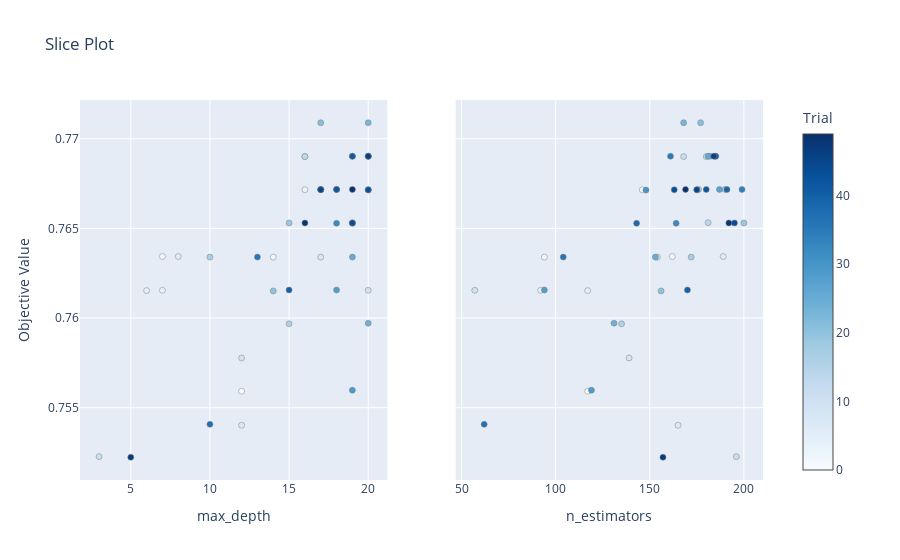

This figure's notebook cell:
### Code cell
# 3. Slice Plot
plot_slice(study).show()

### Figure 1 — Plotly figure (JSON) as saved in the notebook; plotly's stock layout.template omitted (floating-point values rounded to 4 significant figures)
{"data": [{"marker": {"color": [0, 1, 2, 3, 4, 5, 6, 7, 8, 9, 10, 11, 12, 13, 14, 15, 16, 17, 18, 19, 20, 21, 22, 23, 24, 25, 26, 27, 28, 29, 30, 31, 32, 33, 34, 35, 36, 37, 38, 39, 40, 41, 42, 43, 44, 45, 46, 47, 48, 49], "colorbar": {"title": {"text": "Trial"}, "x": 1, "xpad": 40}, "colorscale": [[0, "rgb(247,251,255)"], [0.125, "rgb(222,235,247)"], [0.25, "rgb(198,219,239)"], [0.375, "rgb(158,202,225)"], [0.5, "rgb(107,174,214)"], [0.625, "rgb(66,146,198)"], [0.75, "rgb(33,113,181)"], [0.875, "rgb(8,81,156)"], [1, "rgb(8,48,107)"]], "line": {"color": "Grey", "width": 0.5}, "showscale": true}, "mode": "markers", "name": "Feasible Trial", "showlegend": false, "type": "scatter", "x": [12, 7, 14, 16, 7, 6, 8, 12, 17, 12, 20, 3, 16, 16, 19, 17, 15, 10, 18, 15, 14, 17, 20, 20, 20, 19, 20, 18, 18, 19, 20, 20, 18, 19, 17, 20, 13, 10, 19, 17, 15, 19, 18, 20, 19, 17, 20, 5, 16, 19], "xaxis": "x", "y": [0.7559, 0.7634, 0.7634, 0.7672, 0.7615, 0.7615, 0.7634, 0.754, 0.7634, 0.7578, 0.7615, 0.7523, 0.769, 0.769, 0.7653, 0.7672, 0.7597, 0.7634, 0.7672, 0.7653, 0.7615, 0.7709, 0.769, 0.7709, 0.7597, 0.7634, 0.769, 0.7672, 0.7616, 0.756, 0.7671, 0.7672, 0.7653, 0.769, 0.7672, 0.769, 0.7634, 0.7541, 0.7653, 0.7672, 0.7616, 0.769, 0.7672, 0.7672, 0.7653, 0.7672, 0.769, 0.7522, 0.7653, 0.7672], "yaxis": "y"}, {"marker": {"color": [0, 1, 2, 3, 4, 5, 6, 7, 8, 9, 10, 11, 12, 13, 14, 15, 16, 17, 18, 19, 20, 21, 22, 23, 24, 25, 26, 27, 28, 29, 30, 31, 32, 33, 34, 35, 36, 37, 38, 39, 40, 41, 42, 43, 44, 45, 46, 47, 48, 49], "colorbar": {"title": {"text": "Trial"}, "x": 1, "xpad": 40}, "colorscale": [[0, "rgb(247,251,255)"], [0.125, "rgb(222,235,247)"], [0.25, "rgb(198,219,239)"], [0.375, "rgb(158,202,225)"], [0.5, "rgb(107,174,214)"], [0.625, "rgb(66,146,198)"], [0.75, "rgb(33,113,181)"], [0.875, "rgb(8,81,156)"], [1, "rgb(8,48,107)"]], "line": {"color": "Grey", "width": 0.5}, "showscale": false}, "mode": "markers", "name": "Feasible Trial", "showlegend": false, "type": "scatter", "x": [117, 162, 94, 146, 92, 117, 189, 165, 154, 139, 57, 196, 168, 180, 181, 176, 135, 172, 190, 200, 156, 177, 182, 168, 131, 153, 181, 187, 94, 119, 148, 175, 164, 185, 199, 161, 104, 62, 143, 191, 170, 185, 180, 163, 195, 175, 184, 157, 192, 169], "xaxis": "x2", "y": [0.7559, 0.7634, 0.7634, 0.7672, 0.7615, 0.7615, 0.7634, 0.754, 0.7634, 0.7578, 0.7615, 0.7523, 0.769, 0.769, 0.7653, 0.7672, 0.7597, 0.7634, 0.7672, 0.7653, 0.7615, 0.7709, 0.769, 0.7709, 0.7597, 0.7634, 0.769, 0.7672, 0.7616, 0.756, 0.7671, 0.7672, 0.7653, 0.769, 0.7672, 0.769, 0.7634, 0.7541, 0.7653, 0.7672, 0.7616, 0.769, 0.7672, 0.7672, 0.7653, 0.7672, 0.769, 0.7522, 0.7653, 0.7672], "yaxis": "y2"}], "layout": {"title": {"text": "Slice Plot"}, "xaxis": {"anchor": "y", "domain": [0, 0.45], "title": {"text": "max_depth"}}, "xaxis2": {"anchor": "y2", "domain": [0.55, 1], "title": {"text": "n_estimators"}}, "yaxis": {"anchor": "x", "domain": [0, 1], "title": {"text": "Objective Value"}}, "yaxis2": {"anchor": "x2", "domain": [0, 1], "matches": "y", "showticklabels": false}}}
